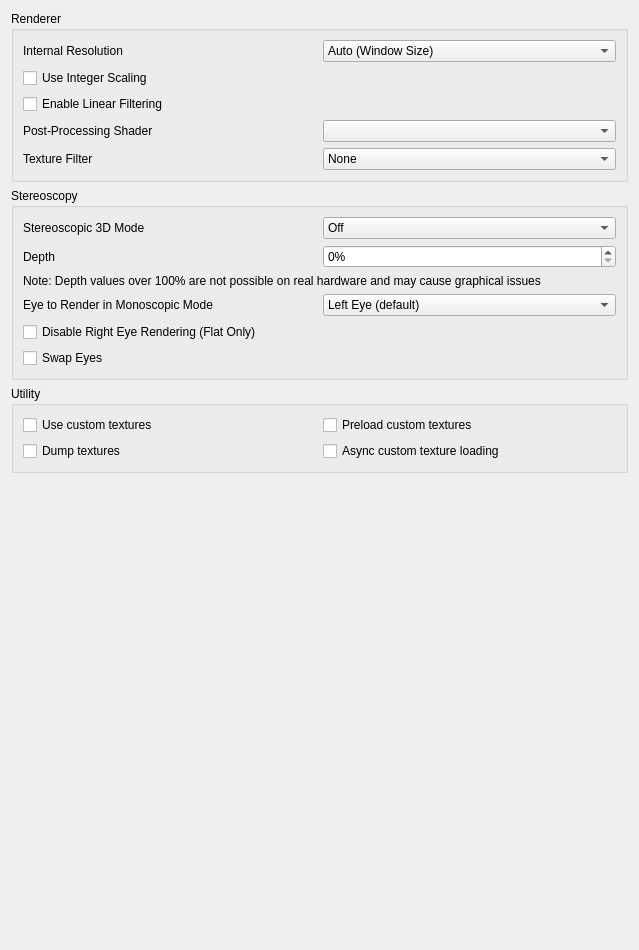
<?xml version="1.0" encoding="UTF-8"?>
<ui version="4.0">
 <class>ConfigureEnhancements</class>
 <widget class="QWidget" name="ConfigureEnhancements">
  <property name="geometry">
   <rect>
    <x>0</x>
    <y>0</y>
    <width>639</width>
    <height>950</height>
   </rect>
  </property>
  <property name="minimumSize">
   <size>
    <width>0</width>
    <height>0</height>
   </size>
  </property>
  <layout class="QVBoxLayout" name="verticalLayout_2">
   <item>
    <widget class="QGroupBox" name="rendererBox">
     <property name="title">
      <string>Renderer</string>
     </property>
     <layout class="QVBoxLayout" name="verticalLayout_3">
      <item>
       <widget class="QWidget" name="widget_resolution" native="true">
        <layout class="QHBoxLayout" name="horizontalLayout_1">
         <property name="leftMargin">
          <number>0</number>
         </property>
         <property name="topMargin">
          <number>0</number>
         </property>
         <property name="rightMargin">
          <number>0</number>
         </property>
         <property name="bottomMargin">
          <number>0</number>
         </property>
         <item>
          <widget class="QLabel" name="resolution_label">
           <property name="text">
            <string>Internal Resolution</string>
           </property>
          </widget>
         </item>
         <item>
          <widget class="QComboBox" name="resolution_factor_combobox">
           <item>
            <property name="text">
             <string>Auto (Window Size)</string>
            </property>
           </item>
           <item>
            <property name="text">
             <string>Native (400x240)</string>
            </property>
           </item>
           <item>
            <property name="text">
             <string>2x Native (800x480)</string>
            </property>
           </item>
           <item>
            <property name="text">
             <string>3x Native (1200x720)</string>
            </property>
           </item>
           <item>
            <property name="text">
             <string>4x Native (1600x960)</string>
            </property>
           </item>
           <item>
            <property name="text">
             <string>5x Native (2000x1200)</string>
            </property>
           </item>
           <item>
            <property name="text">
             <string>6x Native (2400x1440)</string>
            </property>
           </item>
           <item>
            <property name="text">
             <string>7x Native (2800x1680)</string>
            </property>
           </item>
           <item>
            <property name="text">
             <string>8x Native (3200x1920)</string>
            </property>
           </item>
           <item>
            <property name="text">
             <string>9x Native (3600x2160)</string>
            </property>
           </item>
           <item>
            <property name="text">
             <string>10x Native (4000x2400)</string>
            </property>
           </item>
           <item>
            <property name="text">
             <string>11x Native (4400x2640)</string>
            </property>
           </item>
           <item>
            <property name="text">
             <string>12x Native (4800x2880)</string>
            </property>
           </item>
           <item>
            <property name="text">
             <string>13x Native (5200x3120)</string>
            </property>
           </item>
           <item>
            <property name="text">
             <string>14x Native (5600x3360)</string>
            </property>
           </item>
           <item>
            <property name="text">
             <string>15x Native (6000x3600)</string>
            </property>
           </item>
           <item>
            <property name="text">
             <string>16x Native (6400x3840)</string>
            </property>
           </item>
           <item>
            <property name="text">
             <string>17x Native (6800x4080)</string>
            </property>
           </item>
           <item>
            <property name="text">
             <string>18x Native (7200x4320)</string>
            </property>
           </item>
          </widget>
         </item>
        </layout>
       </widget>
      </item>
      <item>
       <widget class="QCheckBox" name="use_integer_scaling">
        <property name="text">
         <string>Use Integer Scaling</string>
        </property>
        <property name="toolTip">
         <string>&lt;html&gt;&lt;head/&gt;&lt;body&gt;&lt;p&gt;Use Integer Scaling&lt;/p&gt;&lt;p&gt;Enforces that the larger screen in all layouts is an integer scale of the 240px height of the original 3DS screen.&lt;/p&gt;&lt;/body&gt;&lt;/html&gt;</string>
        </property>
       </widget>
      </item>
      <item>
       <widget class="QCheckBox" name="toggle_linear_filter">
        <property name="text">
         <string>Enable Linear Filtering</string>
        </property>
       </widget>
      </item>
      <item>
       <widget class="QWidget" name="widget_shader" native="true">
        <layout class="QHBoxLayout" name="horizontalLayout_2">
         <property name="leftMargin">
          <number>0</number>
         </property>
         <property name="topMargin">
          <number>0</number>
         </property>
         <property name="rightMargin">
          <number>0</number>
         </property>
         <property name="bottomMargin">
          <number>0</number>
         </property>
         <item>
          <widget class="QLabel" name="shader_label">
           <property name="text">
            <string>Post-Processing Shader</string>
           </property>
          </widget>
         </item>
         <item>
          <widget class="QComboBox" name="shader_combobox"/>
         </item>
        </layout>
       </widget>
      </item>
      <item>
       <widget class="QWidget" name="widget_texture_filter" native="true">
        <layout class="QHBoxLayout" name="horizontalLayout_3">
         <property name="leftMargin">
          <number>0</number>
         </property>
         <property name="topMargin">
          <number>0</number>
         </property>
         <property name="rightMargin">
          <number>0</number>
         </property>
         <property name="bottomMargin">
          <number>0</number>
         </property>
         <item>
          <widget class="QLabel" name="texture_filter_label">
           <property name="text">
            <string>Texture Filter</string>
           </property>
          </widget>
         </item>
         <item>
          <widget class="QComboBox" name="texture_filter_combobox">
           <item>
            <property name="text">
             <string>None</string>
            </property>
           </item>
           <item>
            <property name="text">
             <string>Anime4K (OpenGL only)</string>
            </property>
           </item>
           <item>
            <property name="text">
             <string notr="true">Bicubic</string>
            </property>
           </item>
           <item>
            <property name="text">
             <string notr="true">ScaleForce</string>
            </property>
           </item>
           <item>
            <property name="text">
             <string notr="true">xBRZ</string>
            </property>
           </item>
           <item>
            <property name="text">
             <string notr="true">MMPX</string>
            </property>
           </item>
          </widget>
         </item>
        </layout>
       </widget>
      </item>
     </layout>
    </widget>
   </item>
   <item>
    <widget class="QGroupBox" name="stereo_group">
     <property name="title">
      <string>Stereoscopy</string>
     </property>
     <layout class="QVBoxLayout" name="verticalLayout_4">
      <item>
       <layout class="QHBoxLayout" name="horizontalLayout_4">
        <item>
         <widget class="QLabel" name="label_4">
          <property name="text">
           <string>Stereoscopic 3D Mode</string>
          </property>
         </widget>
        </item>
        <item>
         <widget class="QComboBox" name="render_3d_combobox">
          <item>
           <property name="text">
            <string>Off</string>
           </property>
          </item>
          <item>
           <property name="text">
            <string>Side by Side</string>
           </property>
          </item>
          <item>
           <property name="text">
            <string>Side by Side Full Width</string>
           </property>
          </item>
          <item>
           <property name="text">
            <string>Anaglyph</string>
           </property>
          </item>
          <item>
           <property name="text">
            <string>Interlaced</string>
           </property>
          </item>
          <item>
           <property name="text">
            <string>Reverse Interlaced</string>
           </property>
          </item>
         </widget>
        </item>
       </layout>
      </item>
      <item>
       <layout class="QHBoxLayout" name="horizontalLayout_5">
        <item>
         <widget class="QLabel" name="label_3">
          <property name="text">
           <string>Depth</string>
          </property>
         </widget>
        </item>
        <item>
         <widget class="QSpinBox" name="factor_3d">
          <property name="suffix">
           <string notr="true">%</string>
          </property>
          <property name="minimum">
           <number>0</number>
          </property>
          <property name="maximum">
           <number>255</number>
          </property>
          <property name="value">
           <number>0</number>
          </property>
         </widget>
        </item>
       </layout>
      </item>
      <item>
       <widget class="QLabel" name="excessive_depth_warning_label">
        <property name="text">
         <string>Note: Depth values over 100% are not possible on real hardware and may cause graphical issues</string>
        </property>
       </widget>
      </item>
      <item>
       <layout class="QHBoxLayout" name="horizontalLayout_6">
        <item>
         <widget class="QLabel" name="label_6">
          <property name="text">
           <string>Eye to Render in Monoscopic Mode</string>
          </property>
         </widget>
        </item>
        <item>
         <widget class="QComboBox" name="mono_rendering_eye">
          <item>
           <property name="text">
            <string>Left Eye (default)</string>
           </property>
          </item>
          <item>
           <property name="text">
            <string>Right Eye</string>
           </property>
          </item>
         </widget>
        </item>
       </layout>
      </item>
      <item>
       <widget class="QCheckBox" name="disable_right_eye_render">
        <property name="text">
         <string>Disable Right Eye Rendering (Flat Only)</string>
        </property>
        <property name="toolTip">
         <string>&lt;html&gt;&lt;head/&gt;&lt;body&gt;&lt;p&gt;Disable Right Eye Rendering (Flat Only)&lt;/p&gt;&lt;p&gt;Disables rendering the right eye image. Greatly improves performance in some applications, but can cause flickering in others.&lt;/p&gt;&lt;p&gt;In VR, both eyes always render.&lt;/p&gt;&lt;/body&gt;&lt;/html&gt;</string>
        </property>
       </widget>
      </item>
      <item>
       <widget class="QCheckBox" name="swap_eyes_3d">
        <property name="text">
         <string>Swap Eyes</string>
        </property>
       </widget>
      </item>
     </layout>
    </widget>
   </item>
   <item>
    <widget class="QGroupBox" name="utilityBox">
     <property name="title">
      <string>Utility</string>
     </property>
     <layout class="QGridLayout" name="gridLayout_1">
      <item row="1" column="0">
       <widget class="QCheckBox" name="toggle_custom_textures">
        <property name="toolTip">
         <string>&lt;html&gt;&lt;head/&gt;&lt;body&gt;&lt;p&gt;Replace textures with PNG files.&lt;/p&gt;&lt;p&gt;Textures are loaded from load/textures/[Title ID]/.&lt;/p&gt;&lt;/body&gt;&lt;/html&gt;</string>
        </property>
        <property name="text">
         <string>Use custom textures</string>
        </property>
       </widget>
      </item>
      <item row="2" column="0">
       <widget class="QCheckBox" name="toggle_dump_textures">
        <property name="toolTip">
         <string>&lt;html&gt;&lt;head/&gt;&lt;body&gt;&lt;p&gt;Dump textures to PNG files.&lt;/p&gt;&lt;p&gt;Textures are dumped to dump/textures/[Title ID]/.&lt;/p&gt;&lt;/body&gt;&lt;/html&gt;</string>
        </property>
        <property name="text">
         <string>Dump textures</string>
        </property>
       </widget>
      </item>
      <item row="1" column="1">
       <widget class="QCheckBox" name="toggle_preload_textures">
        <property name="toolTip">
         <string>&lt;html&gt;&lt;head/&gt;&lt;body&gt;&lt;p&gt;Load all custom textures into memory on boot, instead of loading them when the application requires them.&lt;/p&gt;&lt;/body&gt;&lt;/html&gt;</string>
        </property>
        <property name="text">
         <string>Preload custom textures</string>
        </property>
       </widget>
      </item>
      <item row="2" column="1">
       <widget class="QCheckBox" name="toggle_async_custom_loading">
        <property name="toolTip">
         <string>&lt;html&gt;&lt;head/&gt;&lt;body&gt;&lt;p&gt;Load custom textures asynchronously with background threads to reduce loading stutter&lt;/p&gt;&lt;/body&gt;&lt;/html&gt;</string>
        </property>
        <property name="text">
         <string>Async custom texture loading</string>
        </property>
       </widget>
      </item>
     </layout>
    </widget>
   </item>
   <item>
    <spacer name="verticalSpacer">
     <property name="orientation">
      <enum>Qt::Vertical</enum>
     </property>
     <property name="sizeHint" stdset="0">
      <size>
       <width>20</width>
       <height>270</height>
      </size>
     </property>
    </spacer>
   </item>
  </layout>
 </widget>
 <tabstops>
  <tabstop>resolution_factor_combobox</tabstop>
  <tabstop>toggle_linear_filter</tabstop>
  <tabstop>shader_combobox</tabstop>
  <tabstop>texture_filter_combobox</tabstop>
  <tabstop>render_3d_combobox</tabstop>
  <tabstop>factor_3d</tabstop>
  <tabstop>mono_rendering_eye</tabstop>
  <tabstop>toggle_custom_textures</tabstop>
  <tabstop>toggle_dump_textures</tabstop>
  <tabstop>toggle_preload_textures</tabstop>
 </tabstops>
 <resources/>
 <connections/>
</ui>
